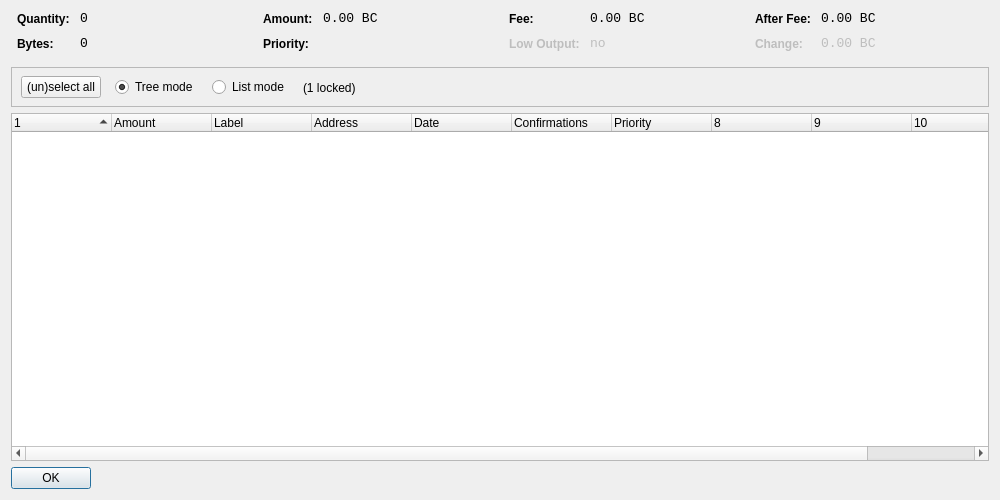
<?xml version="1.0" encoding="UTF-8"?>
<ui version="4.0">
 <class>CoinControlDialog</class>
 <widget class="QDialog" name="CoinControlDialog">
  <property name="geometry">
   <rect>
    <x>0</x>
    <y>0</y>
    <width>1000</width>
    <height>500</height>
   </rect>
  </property>
  <property name="windowTitle">
   <string>Coin Control</string>
  </property>
  <layout class="QVBoxLayout" name="verticalLayout">
   <item>
    <layout class="QHBoxLayout" name="horizontalLayoutTop" stretch="0,0,0,0">
     <property name="topMargin">
      <number>0</number>
     </property>
     <property name="bottomMargin">
      <number>10</number>
     </property>
     <item>
      <layout class="QFormLayout" name="formLayoutCoinControl1">
       <property name="horizontalSpacing">
        <number>10</number>
       </property>
       <property name="verticalSpacing">
        <number>10</number>
       </property>
       <property name="leftMargin">
        <number>6</number>
       </property>
       <property name="rightMargin">
        <number>6</number>
       </property>
       <item row="0" column="0">
        <widget class="QLabel" name="labelCoinControlQuantityText">
         <property name="styleSheet">
          <string notr="true">font-weight:bold;</string>
         </property>
         <property name="text">
          <string>Quantity:</string>
         </property>
        </widget>
       </item>
       <item row="0" column="1">
        <widget class="QLabel" name="labelCoinControlQuantity">
         <property name="font">
          <font>
           <family>Monospace</family>
           <pointsize>10</pointsize>
          </font>
         </property>
         <property name="cursor">
          <cursorShape>IBeamCursor</cursorShape>
         </property>
         <property name="contextMenuPolicy">
          <enum>Qt::ActionsContextMenu</enum>
         </property>
         <property name="text">
          <string notr="true">0</string>
         </property>
         <property name="textInteractionFlags">
          <set>Qt::LinksAccessibleByMouse|Qt::TextSelectableByKeyboard|Qt::TextSelectableByMouse</set>
         </property>
        </widget>
       </item>
       <item row="1" column="0">
        <widget class="QLabel" name="labelCoinControlBytesText">
         <property name="styleSheet">
          <string notr="true">font-weight:bold;</string>
         </property>
         <property name="text">
          <string>Bytes:</string>
         </property>
        </widget>
       </item>
       <item row="1" column="1">
        <widget class="QLabel" name="labelCoinControlBytes">
         <property name="font">
          <font>
           <family>Monospace</family>
           <pointsize>10</pointsize>
          </font>
         </property>
         <property name="cursor">
          <cursorShape>IBeamCursor</cursorShape>
         </property>
         <property name="contextMenuPolicy">
          <enum>Qt::ActionsContextMenu</enum>
         </property>
         <property name="text">
          <string notr="true">0</string>
         </property>
         <property name="textInteractionFlags">
          <set>Qt::LinksAccessibleByMouse|Qt::TextSelectableByKeyboard|Qt::TextSelectableByMouse</set>
         </property>
        </widget>
       </item>
      </layout>
     </item>
     <item>
      <layout class="QFormLayout" name="formLayoutCoinControl2">
       <property name="horizontalSpacing">
        <number>10</number>
       </property>
       <property name="verticalSpacing">
        <number>10</number>
       </property>
       <property name="leftMargin">
        <number>6</number>
       </property>
       <property name="rightMargin">
        <number>6</number>
       </property>
       <item row="0" column="0">
        <widget class="QLabel" name="labelCoinControlAmountText">
         <property name="styleSheet">
          <string notr="true">font-weight:bold;</string>
         </property>
         <property name="text">
          <string>Amount:</string>
         </property>
        </widget>
       </item>
       <item row="0" column="1">
        <widget class="QLabel" name="labelCoinControlAmount">
         <property name="font">
          <font>
           <family>Monospace</family>
           <pointsize>10</pointsize>
          </font>
         </property>
         <property name="cursor">
          <cursorShape>IBeamCursor</cursorShape>
         </property>
         <property name="contextMenuPolicy">
          <enum>Qt::ActionsContextMenu</enum>
         </property>
         <property name="text">
          <string notr="true">0.00 BC</string>
         </property>
         <property name="textInteractionFlags">
          <set>Qt::LinksAccessibleByMouse|Qt::TextSelectableByKeyboard|Qt::TextSelectableByMouse</set>
         </property>
        </widget>
       </item>
       <item row="1" column="0">
        <widget class="QLabel" name="labelCoinControlPriorityText">
         <property name="styleSheet">
          <string notr="true">font-weight:bold;</string>
         </property>
         <property name="text">
          <string>Priority:</string>
         </property>
        </widget>
       </item>
       <item row="1" column="1">
        <widget class="QLabel" name="labelCoinControlPriority">
         <property name="font">
          <font>
           <family>Monospace</family>
           <pointsize>10</pointsize>
          </font>
         </property>
         <property name="cursor">
          <cursorShape>IBeamCursor</cursorShape>
         </property>
         <property name="contextMenuPolicy">
          <enum>Qt::ActionsContextMenu</enum>
         </property>
         <property name="text">
          <string/>
         </property>
         <property name="textInteractionFlags">
          <set>Qt::LinksAccessibleByMouse|Qt::TextSelectableByKeyboard|Qt::TextSelectableByMouse</set>
         </property>
        </widget>
       </item>
      </layout>
     </item>
     <item>
      <layout class="QFormLayout" name="formLayoutCoinControl3">
       <property name="horizontalSpacing">
        <number>10</number>
       </property>
       <property name="verticalSpacing">
        <number>10</number>
       </property>
       <property name="leftMargin">
        <number>6</number>
       </property>
       <property name="rightMargin">
        <number>6</number>
       </property>
       <item row="0" column="0">
        <widget class="QLabel" name="labelCoinControlFeeText">
         <property name="styleSheet">
          <string notr="true">font-weight:bold;</string>
         </property>
         <property name="text">
          <string>Fee:</string>
         </property>
        </widget>
       </item>
       <item row="0" column="1">
        <widget class="QLabel" name="labelCoinControlFee">
         <property name="font">
          <font>
           <family>Monospace</family>
           <pointsize>10</pointsize>
          </font>
         </property>
         <property name="cursor">
          <cursorShape>IBeamCursor</cursorShape>
         </property>
         <property name="contextMenuPolicy">
          <enum>Qt::ActionsContextMenu</enum>
         </property>
         <property name="text">
          <string notr="true">0.00 BC</string>
         </property>
         <property name="textInteractionFlags">
          <set>Qt::LinksAccessibleByMouse|Qt::TextSelectableByKeyboard|Qt::TextSelectableByMouse</set>
         </property>
        </widget>
       </item>
       <item row="1" column="0">
        <widget class="QLabel" name="labelCoinControlLowOutputText">
         <property name="enabled">
          <bool>false</bool>
         </property>
         <property name="styleSheet">
          <string notr="true">font-weight:bold;</string>
         </property>
         <property name="text">
          <string>Low Output:</string>
         </property>
        </widget>
       </item>
       <item row="1" column="1">
        <widget class="QLabel" name="labelCoinControlLowOutput">
         <property name="enabled">
          <bool>false</bool>
         </property>
         <property name="font">
          <font>
           <family>Monospace</family>
           <pointsize>10</pointsize>
          </font>
         </property>
         <property name="cursor">
          <cursorShape>IBeamCursor</cursorShape>
         </property>
         <property name="contextMenuPolicy">
          <enum>Qt::ActionsContextMenu</enum>
         </property>
         <property name="text">
          <string notr="true">no</string>
         </property>
         <property name="textInteractionFlags">
          <set>Qt::LinksAccessibleByMouse|Qt::TextSelectableByKeyboard|Qt::TextSelectableByMouse</set>
         </property>
        </widget>
       </item>
      </layout>
     </item>
     <item>
      <layout class="QFormLayout" name="formLayoutCoinControl4">
       <property name="horizontalSpacing">
        <number>10</number>
       </property>
       <property name="verticalSpacing">
        <number>10</number>
       </property>
       <property name="leftMargin">
        <number>6</number>
       </property>
       <property name="rightMargin">
        <number>6</number>
       </property>
       <item row="0" column="0">
        <widget class="QLabel" name="labelCoinControlAfterFeeText">
         <property name="styleSheet">
          <string notr="true">font-weight:bold;</string>
         </property>
         <property name="text">
          <string>After Fee:</string>
         </property>
        </widget>
       </item>
       <item row="0" column="1">
        <widget class="QLabel" name="labelCoinControlAfterFee">
         <property name="font">
          <font>
           <family>Monospace</family>
           <pointsize>10</pointsize>
          </font>
         </property>
         <property name="cursor">
          <cursorShape>IBeamCursor</cursorShape>
         </property>
         <property name="contextMenuPolicy">
          <enum>Qt::ActionsContextMenu</enum>
         </property>
         <property name="text">
          <string notr="true">0.00 BC</string>
         </property>
         <property name="textInteractionFlags">
          <set>Qt::LinksAccessibleByMouse|Qt::TextSelectableByKeyboard|Qt::TextSelectableByMouse</set>
         </property>
        </widget>
       </item>
       <item row="1" column="0">
        <widget class="QLabel" name="labelCoinControlChangeText">
         <property name="enabled">
          <bool>false</bool>
         </property>
         <property name="styleSheet">
          <string notr="true">font-weight:bold;</string>
         </property>
         <property name="text">
          <string>Change:</string>
         </property>
        </widget>
       </item>
       <item row="1" column="1">
        <widget class="QLabel" name="labelCoinControlChange">
         <property name="enabled">
          <bool>false</bool>
         </property>
         <property name="font">
          <font>
           <family>Monospace</family>
           <pointsize>10</pointsize>
          </font>
         </property>
         <property name="cursor">
          <cursorShape>IBeamCursor</cursorShape>
         </property>
         <property name="contextMenuPolicy">
          <enum>Qt::ActionsContextMenu</enum>
         </property>
         <property name="text">
          <string notr="true">0.00 BC</string>
         </property>
         <property name="textInteractionFlags">
          <set>Qt::LinksAccessibleByMouse|Qt::TextSelectableByKeyboard|Qt::TextSelectableByMouse</set>
         </property>
        </widget>
       </item>
      </layout>
     </item>
    </layout>
   </item>
   <item>
    <widget class="QFrame" name="frame">
     <property name="minimumSize">
      <size>
       <width>0</width>
       <height>40</height>
      </size>
     </property>
     <property name="frameShape">
      <enum>QFrame::StyledPanel</enum>
     </property>
     <property name="frameShadow">
      <enum>QFrame::Sunken</enum>
     </property>
     <widget class="QWidget" name="horizontalLayoutWidget">
      <property name="geometry">
       <rect>
        <x>10</x>
        <y>0</y>
        <width>781</width>
        <height>41</height>
       </rect>
      </property>
      <layout class="QHBoxLayout" name="horizontalLayoutPanel" stretch="0,0,0,0,0">
       <property name="spacing">
        <number>14</number>
       </property>
       <item>
        <widget class="QPushButton" name="pushButtonSelectAll">
         <property name="sizePolicy">
          <sizepolicy hsizetype="Maximum" vsizetype="Fixed">
           <horstretch>0</horstretch>
           <verstretch>0</verstretch>
          </sizepolicy>
         </property>
         <property name="text">
          <string>(un)select all</string>
         </property>
        </widget>
       </item>
       <item>
        <widget class="QRadioButton" name="radioTreeMode">
         <property name="sizePolicy">
          <sizepolicy hsizetype="Maximum" vsizetype="Fixed">
           <horstretch>0</horstretch>
           <verstretch>0</verstretch>
          </sizepolicy>
         </property>
         <property name="text">
          <string>Tree mode</string>
         </property>
         <property name="checked">
          <bool>true</bool>
         </property>
        </widget>
       </item>
       <item>
        <widget class="QRadioButton" name="radioListMode">
         <property name="sizePolicy">
          <sizepolicy hsizetype="Maximum" vsizetype="Fixed">
           <horstretch>0</horstretch>
           <verstretch>0</verstretch>
          </sizepolicy>
         </property>
         <property name="text">
          <string>List mode</string>
         </property>
        </widget>
       </item>
       <item>
        <widget class="QLabel" name="labelLocked">
         <property name="text">
          <string>(1 locked)</string>
         </property>
        </widget>
       </item>
       <item>
        <spacer name="horizontalSpacer">
         <property name="orientation">
          <enum>Qt::Horizontal</enum>
         </property>
         <property name="sizeHint" stdset="0">
          <size>
           <width>40</width>
           <height>20</height>
          </size>
         </property>
        </spacer>
       </item>
      </layout>
     </widget>
    </widget>
   </item>
   <item>
    <widget class="CoinControlTreeWidget" name="treeWidget">
     <property name="contextMenuPolicy">
      <enum>Qt::CustomContextMenu</enum>
     </property>
     <property name="sortingEnabled">
      <bool>false</bool>
     </property>
     <property name="columnCount">
      <number>11</number>
     </property>
     <attribute name="headerShowSortIndicator" stdset="0">
      <bool>true</bool>
     </attribute>
     <attribute name="headerStretchLastSection">
      <bool>false</bool>
     </attribute>
     <column>
      <property name="text">
       <string/>
      </property>
     </column>
     <column>
      <property name="text">
       <string>Amount</string>
      </property>
     </column>
     <column>
      <property name="text">
       <string>Label</string>
      </property>
     </column>
     <column>
      <property name="text">
       <string>Address</string>
      </property>
     </column>
     <column>
      <property name="text">
       <string>Date</string>
      </property>
     </column>
     <column>
      <property name="text">
       <string>Confirmations</string>
      </property>
      <property name="toolTip">
       <string>Confirmed</string>
      </property>
     </column>
     <column>
      <property name="text">
       <string>Priority</string>
      </property>
     </column>
     <column>
      <property name="text">
       <string/>
      </property>
     </column>
     <column>
      <property name="text">
       <string/>
      </property>
     </column>
     <column>
      <property name="text">
       <string/>
      </property>
     </column>
     <column>
      <property name="text">
       <string/>
      </property>
     </column>
    </widget>
   </item>
   <item>
    <widget class="QDialogButtonBox" name="buttonBox">
     <property name="sizePolicy">
      <sizepolicy hsizetype="Maximum" vsizetype="Fixed">
       <horstretch>0</horstretch>
       <verstretch>0</verstretch>
      </sizepolicy>
     </property>
     <property name="orientation">
      <enum>Qt::Horizontal</enum>
     </property>
     <property name="standardButtons">
      <set>QDialogButtonBox::Ok</set>
     </property>
    </widget>
   </item>
  </layout>
 </widget>
 <customwidgets>
  <customwidget>
   <class>CoinControlTreeWidget</class>
   <extends>QTreeWidget</extends>
   <header>coincontroltreewidget.h</header>
  </customwidget>
 </customwidgets>
 <resources/>
 <connections/>
</ui>
